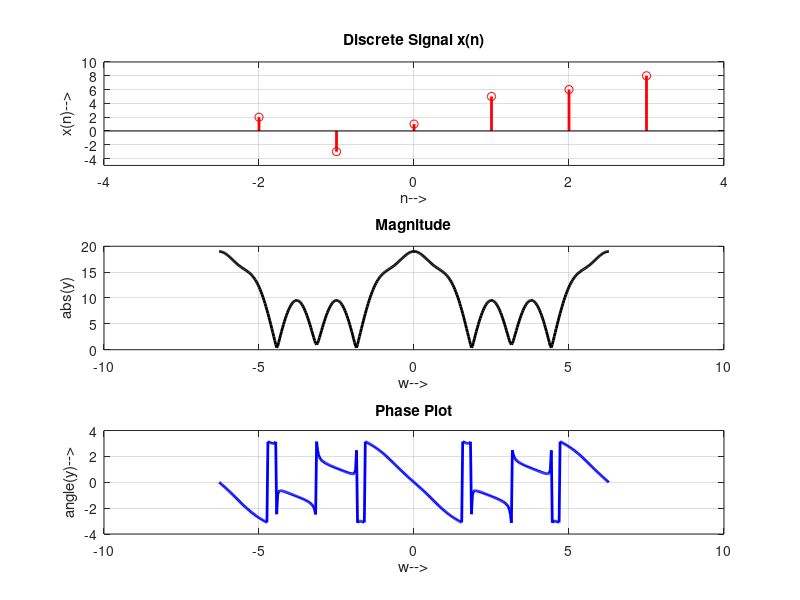

The MATLAB script that drew this image:
clc;
clear;
w=-2*pi:0.01*pi:2*pi;
n=-2:3;
x=[2 -3 1 5 6 8];
subplot(3,1,1);
stem(n,x,'r','linewidth',2);
title('Discrete Signal x(n)');
xlabel('n-->');
ylabel('x(n)-->');
grid on;
axis([-4 4 -5 10]);

y=x*exp(-1j*n'*w);

subplot(3,1,2);
plot(w,abs(y),'k','linewidth',2);
title('Magnitude');
xlabel('w-->');
ylabel('abs(y)');
grid on;

subplot(3,1,3);
plot(w,angle(y),'b','linewidth',2);
title('Phase Plot');
xlabel('w-->');
ylabel('angle(y)-->');
grid on;